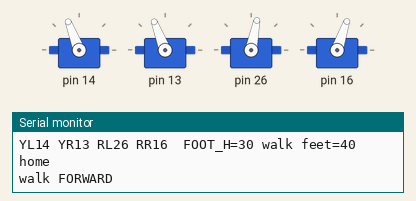
Recording of a sketch running on a simulated Arduino Uno, built with avr-gcc and run on an emulated ATmega328P. Parts: 4 × servo, the last lines printed to the serial monitor.

Above: at 1.98 s.
At 8.88 s:
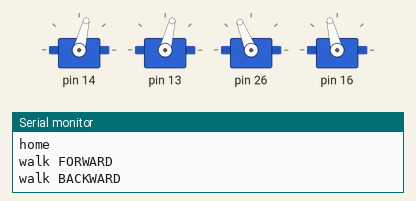
At 15.06 s:
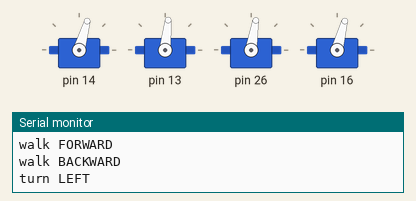
At 18.47 s:
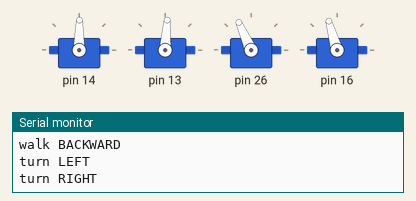
At 21.73 s:
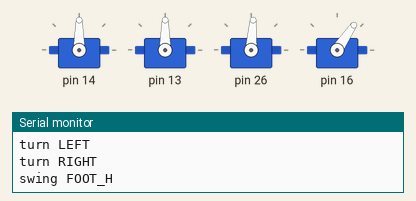
At 29.0 s:
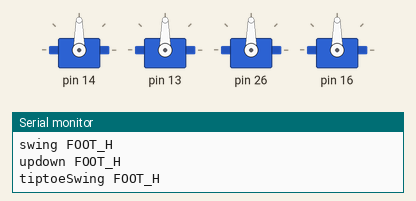
Timing chart, 0 to 40.0 s (numbered marks = the images above):
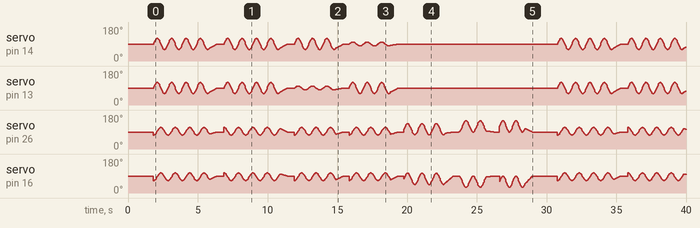

The sketch:

otto_smoke.ino
```cpp
/*
 * Smoke gait dong bo 4 servo — pin map Jarvis.
 *   YL (chan trai)  CT = D14
 *   YR (chan phai)  CP = D13
 *   RL (ban trai)   BT = D26
 *   RR (ban phai)   BP = D16
 * Buzzer: pin dummy (khong noi) — beep thuoc Uno.
 *
 * Bien do ban chan (BP/BT): don vi do servo (Otto Oscillator).
 * Khop long → FOOT_H = 30 (gap doi so voi smoke cu h=15).
 * walk/turn: A[RL,RR]=40° (patch local OttoDIYLib).
 */

#include <Otto.h>

Otto Otto;

#define LeftLeg 14   // CT
#define RightLeg 13  // CP
#define LeftFoot 26  // BT
#define RightFoot 16 // BP
#define BuzzerPin 15 // khong noi day — tranh pinMode crash

// Bien do BP/BT cho swing / updown / tiptoe (do)
#define FOOT_H 30

void setup() {
  Serial.begin(115200);
  delay(500);
  Serial.println("=== Otto gait sync smoke ===");
  Serial.println("YL14 YR13 RL26 RR16  FOOT_H=30 walk feet=40");

  Otto.init(LeftLeg, RightLeg, LeftFoot, RightFoot, false, BuzzerPin);
  Otto.home();
  Serial.println("home");
  delay(800);
}

void loop() {
  // Hip + foot 90° out of phase — di chuyen dong bo
  Serial.println("walk FORWARD");
  Otto.walk(4, 1000, FORWARD);
  Otto.home();
  delay(500);

  Serial.println("walk BACKWARD");
  Otto.walk(4, 1000, BACKWARD);
  Otto.home();
  delay(500);

  Serial.println("turn LEFT");
  Otto.turn(3, 1000, LEFT);
  Otto.home();
  delay(400);

  Serial.println("turn RIGHT");
  Otto.turn(3, 1000, RIGHT);
  Otto.home();
  delay(400);

  // Chi BP/BT (A={0,0,h,h}) — kiem tra bien do ban chan
  Serial.println("swing FOOT_H");
  Otto.swing(3, 1000, FOOT_H);
  Otto.home();
  delay(400);

  Serial.println("updown FOOT_H");
  Otto.updown(2, 1000, FOOT_H);
  Otto.home();
  delay(400);

  Serial.println("tiptoeSwing FOOT_H");
  Otto.tiptoeSwing(2, 900, FOOT_H);
  Otto.home();
  delay(800);

  Serial.println("--- cycle ---");
  delay(1000);
}
```
